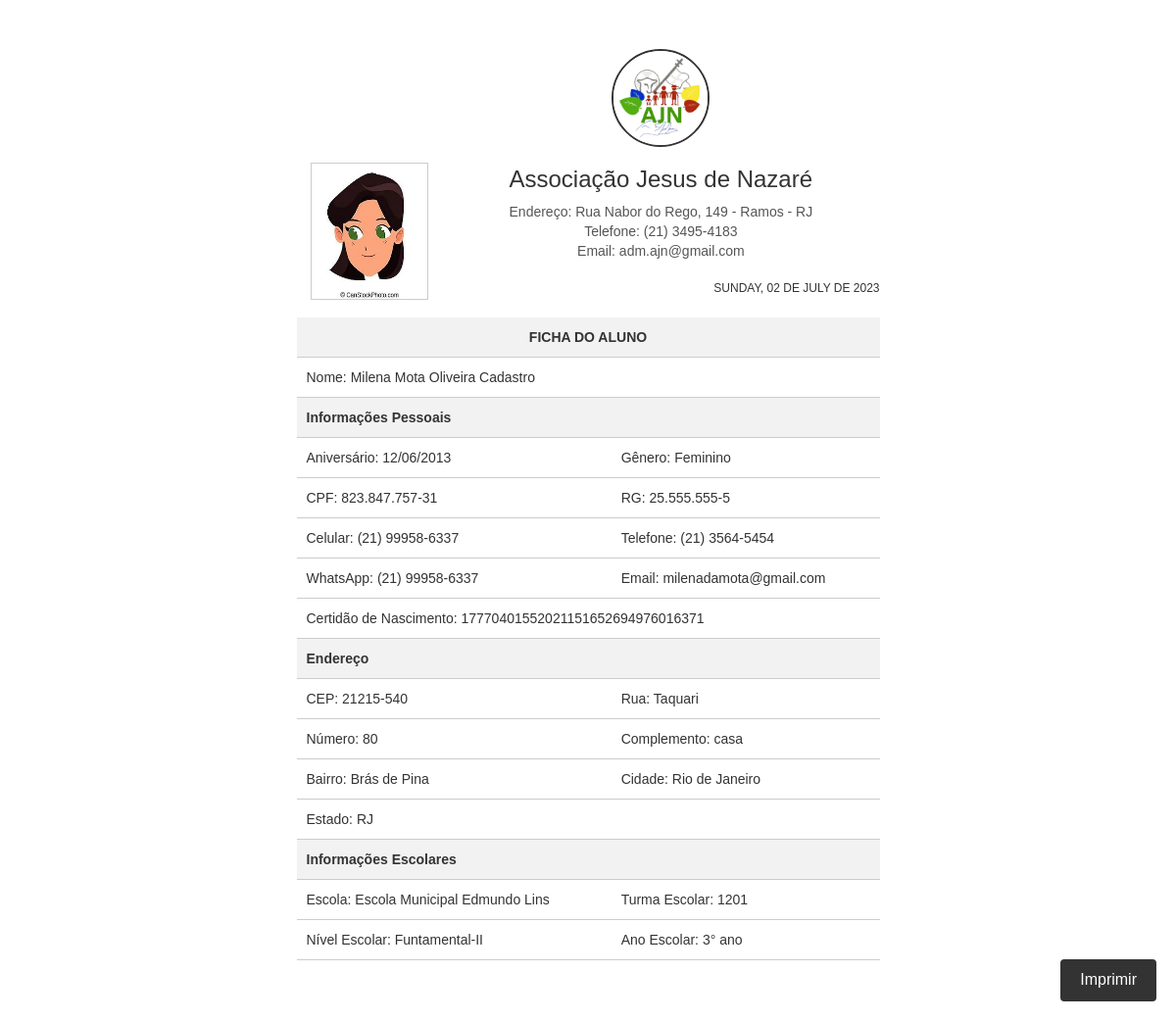
The page /rel/fichadoaluno_html2.php?id=56 on the database its author committed.
### tables this page shows
CREATE TABLE `alunos` (
  `id` int(11) NOT NULL,
  `imagem` varchar(1000) NOT NULL,
  `nomecompleto` varchar(50) NOT NULL,
  `nomesocial` varchar(50) NOT NULL,
  `aniversario` varchar(10) NOT NULL,
  `genero` varchar(20) NOT NULL,
  `rg` varchar(30) NOT NULL,
  `cpf` varchar(30) NOT NULL,
  `telefone` varchar(20) NOT NULL,
  `celular` varchar(20) NOT NULL,
  `email` varchar(50) NOT NULL,
  `cep` varchar(30) NOT NULL,
  `rua` varchar(30) NOT NULL,
  `numero` varchar(8) NOT NULL,
  `complemento` varchar(20) NOT NULL,
  `bairro` varchar(30) NOT NULL,
  `cidade` varchar(30) NOT NULL,
  `estado` varchar(30) NOT NULL,
  `whatsapp` varchar(20) NOT NULL,
  `escola` varchar(50) NOT NULL,
  `turmaescolar` varchar(8) NOT NULL,
  `nivelescolar` varchar(15) NOT NULL,
  `anoescolar` varchar(15) NOT NULL,
  `certidaonasc` varchar(50) NOT NULL,
  `cpfresponsavel` varchar(30) NOT NULL
);

### rel/fichadoaluno_html2.php (the view, shortened to what this page needs)
<?php
require_once("../conexao.php");
$data_hoje = strtoupper(utf8_encode(strftime('%A, %d de %B de %Y', strtotime('today'))));
?>
<!DOCTYPE html>
<html>
<head>
    <link rel="stylesheet" href="https://maxcdn.bootstrapcdn.com/bootstrap/3.3.7/css/bootstrap.min.css">
</head>
<body>
<div class="content-wrapper">
    <?php
    $id = $_GET['id'];
    $query = $pdo->query("SELECT * FROM alunos where id = '$id'");
    $res = $query->fetchAll(PDO::FETCH_ASSOC);
    for ($i=0; $i < count($res); $i++) {
        $imagem = $res[$i]['imagem'];
        $nomecompleto = $res[$i]['nomecompleto'];
        $genero = $res[$i]['genero'];
        $rg = $res[$i]['rg'];
        $cpf = $res[$i]['cpf'];
        $telefone = $res[$i]['telefone'];
        $celular = $res[$i]['celular'];
        $email = $res[$i]['email'];
        $cep = $res[$i]['cep'];
        $rua = $res[$i]['rua'];
        $numero = $res[$i]['numero'];
        $complemento = $res[$i]['complemento'];
        $bairro = $res[$i]['bairro'];
        $cidade = $res[$i]['cidade'];
        $estado = $res[$i]['estado'];
        $whatsapp = $res[$i]['whatsapp'];
        $escola = $res[$i]['escola'];
        $turmaescolar = $res[$i]['turmaescolar'];
        $nivelescolar = $res[$i]['nivelescolar'];
        $anoescolar = $res[$i]['anoescolar'];
        $certidaonasc = $res[$i]['certidaonasc'];
        $telefone_sem_simbolos = preg_replace('/[^0-9]/', '', $telefone);
        $telefone_formatado = '(' . substr($telefone_sem_simbolos, 0, 2) . ') ' . substr( $telefone_sem_simbolos, 2, 4) . '-' . substr( $telefone_sem_simbolos, 6);
        $celular_sem_simbolos = preg_replace('/[^0-9]/', '', $celular);
        $celular_formatado = '(' . substr($celular_sem_simbolos, 0, 2) . ') ' . substr($celular_sem_simbolos, 2, 5) . '-' . substr($celular_sem_simbolos, 7);
        $whatsapp_sem_simbolos = preg_replace('/[^0-9]/', '', $whatsapp);
        $whatsapp_formatado = '(' . substr($whatsapp_sem_simbolos, 0, 2) . ') ' . substr($whatsapp_sem_simbolos, 2, 5) . '-' . substr($whatsapp_sem_simbolos, 7);
        $rg_sem_simbolo = preg_replace('/[^0-9]/', '', $rg);
        $rg_formatado = substr($rg, 0, 2) . '.' . substr($rg_sem_simbolo, 2, 3) . '.' . substr($rg_sem_simbolo, 5, 3) . '-' . substr($rg_sem_simbolo, 8);
        $cpf_formatado_aluno = substr_replace($cpf, '.', 3, 0);
        $cpf_formatado_aluno  = substr_replace($cpf_formatado_aluno , '.', 7, 0);
        $cpf_formatado_aluno  = substr_replace($cpf_formatado_aluno , '-', 11, 0);
        $aniversario = $res[$i]['aniversario'];
        $aniversario_formatado = date('d/m/Y', strtotime($aniversario));
    ?>
    <div class="ficha-aluno">
        <div class="conteiner-principal">
            <div class="conteiner1">
            <div class="foto" >
                <?php if ($imagem) { ?>
                    <img src="../img/alunos/<?php echo $imagem;?>" alt="Foto do Aluno">
                <?php } ?>
                </div>
            </div>
            <div class="conteiner">
                <div class="logo">
                    <img src="../img/logo-ajn.jpg" alt="Associação Jesus de Nazaré">
                </div>
                <div class="logo-text">
                    <h3>Associação Jesus de Nazaré</h3>
                    <address>
                        Endereço: Rua Nabor do Rego, 149 - Ramos - RJ<br>
                        Telefone: (21) 3495-4183<br>
                        Email: adm.ajn@gmail.com
                    </address>
                </div>
            </div>
        </div>
        <p class="date"><?php echo  mb_strtoupper($data_hoje); ?></p>
        <table>
            <tr>
                <th colspan="2" style="text-align: center; text-transform: uppercase;">Ficha do Aluno</th>
            </tr>
            <tr>
                <td colspan="2">Nome: <?php echo $nomecompleto; ?></td>
            </tr>
            <th colspan="2">Informações Pessoais</th>
            <tr>
                <td>Aniversário: <?php echo $aniversario_formatado; ?></td>
                <td>Gênero: <?php echo $genero; ?></td>
            </tr>
            <tr>
                <td>CPF: <?php echo $cpf_formatado_aluno; ?></td>
                <td>RG: <?php echo $rg_formatado; ?></td>
            </tr>
             <tr>
                <td>Celular: <?php echo $celular_formatado; ?></td>
                <td>Telefone: <?php echo $telefone_formatado; ?></td>
            </tr>
            <tr>
                <td>WhatsApp: <?php echo $whatsapp_formatado; ?></td>
                <td>Email: <?php echo $email; ?></td>
            </tr>
            <tr>
                <td colspan="2">Certidão de Nascimento: <?php echo $certidaonasc; ?></td>
            </tr>
            <tr>
                <th colspan="2">Endereço</th>
            </tr>
            <tr>
                <td>CEP: <?php echo $cep; ?></td>
                <td>Rua: <?php echo $rua; ?></td>
            </tr>
            <tr>
                <td>Número: <?php echo $numero; ?></td>
                <td>Complemento: <?php echo $complemento; ?></td>
            </tr>
            <tr>
                <td>Bairro: <?php echo $bairro; ?></td>
                <td>Cidade: <?php echo $cidade; ?></td>
            </tr>
            <tr>
                <td colspan="2">Estado: <?php echo $estado; ?></td>
            </tr>
            <tr>
                <th colspan="2">Informações Escolares</th>
            </tr>
            <tr>
                <td>Escola: <?php echo $escola; ?></td>
                <td>Turma Escolar: <?php echo $turmaescolar; ?></td>
            </tr>
            <tr>
                <td>Nível Escolar: <?php echo $nivelescolar; ?></td>
                <td>Ano Escolar: <?php echo $anoescolar; ?></td>
            </tr>
        </table>
    </div>
    <button class="print-button" onclick="window.print()">Imprimir</button>
    <?php } ?>
  </div>
</body>
</html>

### rel/fichadoaluno_html2.php (style rules this page uses)
.content-wrapper { margin-top: 50px; margin-bottom: 150px; }
.ficha-aluno { width: 595px; height: 842px; margin: 0 auto; border: none; }
.ficha-aluno table { width: 100%; }
.ficha-aluno th, .ficha-aluno td { padding: 10px; text-align: left; border-bottom: 1px solid #ccc; }
.ficha-aluno th { background-color: #f2f2f2; }
.conteiner-principal { display: flex; justify-content: center; align-items: flex-end; margin-bottom: 0px; }
.conteiner1 { width: 25%; display: flex; flex-direction: column; align-items: center; margin-bottom: 0px; }
.conteiner { width: 75%; display: flex; flex-direction: column; align-items: center; margin-bottom: 0px; }
.logo img { width: 100px; border-radius: 50%; border: 2px solid #333; text-align: center; flex: 3; }
.foto img { width: 120px; height: 140px; border: 1px solid #ccc; margin-bottom: -20px; flex: 1; }
body { font-family: Arial, sans-serif; margin-bottom: 50px; }
.print-button { position: fixed; bottom: 20px; right: 20px; padding: 10px 20px; background-color: #333; color: #fff; border: none; border-radius: 4px; font-size: 16px; cursor: pointer; transition: background-color 0.3s ease; z-index: 100; }
table { margin-top: 20px; }
.date { font-size: 12px; text-align: right; margin-bottom: 10px; }
address { font-style: normal; margin-top: 8px; color: #555; text-align: center; display: Flex; }

### rows shown on the page
alunos: imagem (picture), nomecompleto "Milena Mota Oliveira Cadastro", aniversario "12/06/2013", genero "Feminino", cpf "823.847.757-31", rg "25.555.555-5", celular "(21) 99958-6337", telefone "(21) 3564-5454", whatsapp "(21) 99958-6337", email "milenadamota@gmail.com", certidaonasc "17770401552021151652694976016371", cep "21215-540", rua "Taquari", numero "80", complemento "casa", bairro "Brás de Pina", cidade "Rio de Janeiro", estado "RJ", escola "Escola Municipal Edmundo Lins", turmaescolar "1201", nivelescolar "Funtamental-II", anoescolar "3° ano"
